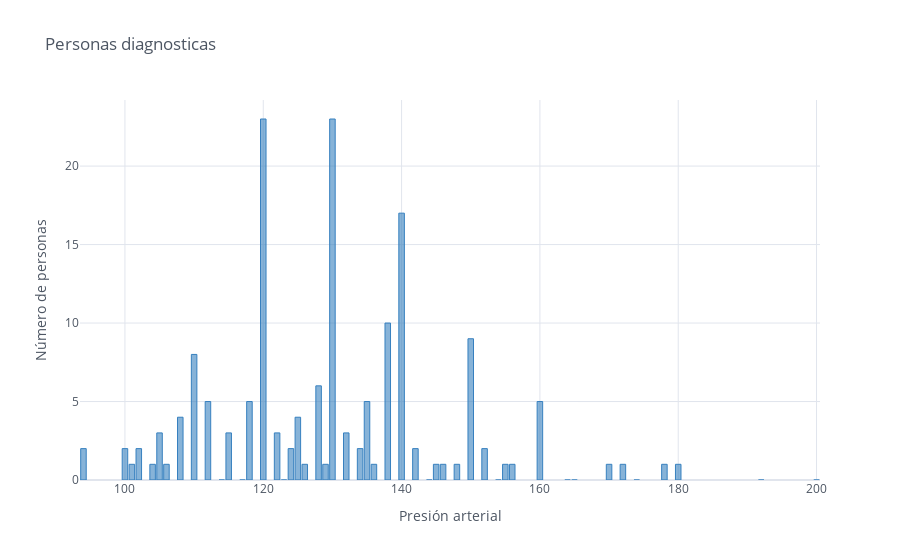

This figure's notebook cell:
### Code cell
serie_trestbp.iplot(kind='bar', color='blue', xTitle='Presión arterial', yTitle='Número de personas',
                   title='Personas diagnosticas')

### Figure 1 — Plotly figure (JSON) as saved in the notebook; plotly's stock layout.template omitted (floating-point values rounded to 4 significant figures)
{"data": [{"marker": {"color": "rgba(55, 128, 191, 0.6)", "line": {"color": "rgba(55, 128, 191, 1.0)", "width": 1}}, "name": "None", "orientation": "v", "text": "", "type": "bar", "x": [145, 130, 120, 140, 172, 150, 110, 135, 160, 105, 125, 142, 155, 104, 138, 128, 108, 134, 122, 115, 118, 100, 124, 94, 112, 102, 152, 101, 132, 148, 178, 129, 180, 136, 126, 106, 156, 170, 146, 117, 200, 165, 174, 192, 144, 123, 154, 114, 164], "y": [1, 23, 23, 17, 1, 9, 8, 5, 5, 3, 4, 2, 1, 1, 10, 6, 4, 2, 3, 3, 5, 2, 2, 2, 5, 2, 2, 1, 3, 1, 1, 1, 1, 1, 1, 1, 1, 1, 1, 0, 0, 0, 0, 0, 0, 0, 0, 0, 0]}], "layout": {"legend": {"bgcolor": "#FFFFFF", "font": {"color": "#4D5663"}}, "paper_bgcolor": "#FFFFFF", "plot_bgcolor": "#FFFFFF", "title": {"font": {"color": "#4D5663"}, "text": "Personas diagnosticas"}, "xaxis": {"gridcolor": "#E1E5ED", "showgrid": true, "tickfont": {"color": "#4D5663"}, "title": {"font": {"color": "#4D5663"}, "text": "Presión arterial"}, "zerolinecolor": "#E1E5ED"}, "yaxis": {"gridcolor": "#E1E5ED", "showgrid": true, "tickfont": {"color": "#4D5663"}, "title": {"font": {"color": "#4D5663"}, "text": "Número de personas"}, "zerolinecolor": "#E1E5ED"}}}
